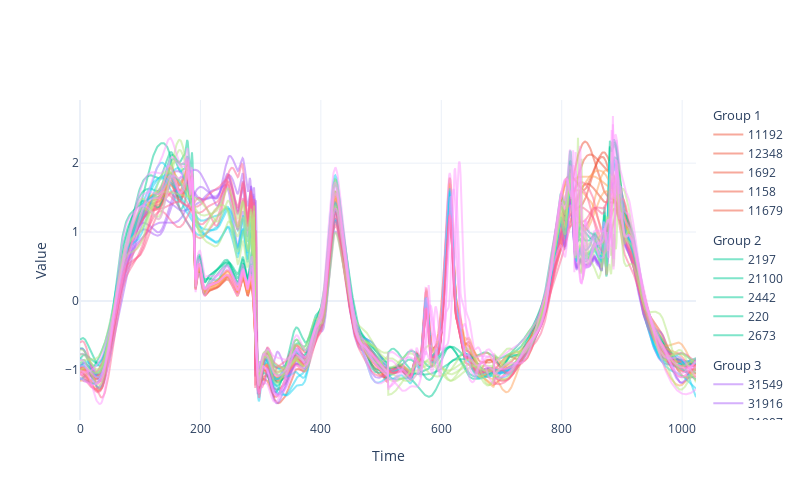

Notebook cell for this chart:
### Code cell
fig = data.plot_fig()
fig.update_layout(template = "plotly_white", height =500, width=800,
                  xaxis=dict(title="Time"),
                  yaxis=dict(title="Value"))
fig.show()

### Figure 1 — Plotly figure (JSON) as saved in the notebook; plotly's stock layout.template omitted (floating-point values rounded to 4 significant figures; data arrays with more than 128 entries replaced by an {"elided": "..."} marker saying what was removed)
{"data": [{"legendgroup": "1", "legendgrouptitle": {"text": "Group 1"}, "marker": {"color": "#EF553B"}, "name": "11192", "opacity": 0.5, "type": "scatter", "x": {"elided": "1024 int values"}, "y": {"elided": "1024 float values"}}, {"legendgroup": "1", "legendgrouptitle": {"text": "Group 1"}, "marker": {"color": "#EF553B"}, "name": "12348", "opacity": 0.5, "type": "scatter", "x": {"elided": "1024 int values"}, "y": {"elided": "1024 float values"}}, {"legendgroup": "1", "legendgrouptitle": {"text": "Group 1"}, "marker": {"color": "#EF553B"}, "name": "1692", "opacity": 0.5, "type": "scatter", "x": {"elided": "1024 int values"}, "y": {"elided": "1024 float values"}}, {"legendgroup": "1", "legendgrouptitle": {"text": "Group 1"}, "marker": {"color": "#EF553B"}, "name": "1158", "opacity": 0.5, "type": "scatter", "x": {"elided": "1024 int values"}, "y": {"elided": "1024 float values"}}, {"legendgroup": "1", "legendgrouptitle": {"text": "Group 1"}, "marker": {"color": "#EF553B"}, "name": "11679", "opacity": 0.5, "type": "scatter", "x": {"elided": "1024 int values"}, "y": {"elided": "1024 float values"}}, {"legendgroup": "2", "legendgrouptitle": {"text": "Group 2"}, "marker": {"color": "#00CC96"}, "name": "2197", "opacity": 0.5, "type": "scatter", "x": {"elided": "1024 int values"}, "y": {"elided": "1024 float values"}}, {"legendgroup": "2", "legendgrouptitle": {"text": "Group 2"}, "marker": {"color": "#00CC96"}, "name": "21100", "opacity": 0.5, "type": "scatter", "x": {"elided": "1024 int values"}, "y": {"elided": "1024 float values"}}, {"legendgroup": "2", "legendgrouptitle": {"text": "Group 2"}, "marker": {"color": "#00CC96"}, "name": "2442", "opacity": 0.5, "type": "scatter", "x": {"elided": "1024 int values"}, "y": {"elided": "1024 float values"}}, {"legendgroup": "2", "legendgrouptitle": {"text": "Group 2"}, "marker": {"color": "#00CC96"}, "name": "220", "opacity": 0.5, "type": "scatter", "x": {"elided": "1024 int values"}, "y": {"elided": "1024 float values"}}, {"legendgroup": "2", "legendgrouptitle": {"text": "Group 2"}, "marker": {"color": "#00CC96"}, "name": "2673", "opacity": 0.5, "type": "scatter", "x": {"elided": "1024 int values"}, "y": {"elided": "1024 float values"}}, {"legendgroup": "3", "legendgrouptitle": {"text": "Group 3"}, "marker": {"color": "#AB63FA"}, "name": "31549", "opacity": 0.5, "type": "scatter", "x": {"elided": "1024 int values"}, "y": {"elided": "1024 float values"}}, {"legendgroup": "3", "legendgrouptitle": {"text": "Group 3"}, "marker": {"color": "#AB63FA"}, "name": "31916", "opacity": 0.5, "type": "scatter", "x": {"elided": "1024 int values"}, "y": {"elided": "1024 float values"}}, {"legendgroup": "3", "legendgrouptitle": {"text": "Group 3"}, "marker": {"color": "#AB63FA"}, "name": "31907", "opacity": 0.5, "type": "scatter", "x": {"elided": "1024 int values"}, "y": {"elided": "1024 float values"}}, {"legendgroup": "3", "legendgrouptitle": {"text": "Group 3"}, "marker": {"color": "#AB63FA"}, "name": "31134", "opacity": 0.5, "type": "scatter", "x": {"elided": "1024 int values"}, "y": {"elided": "1024 float values"}}, {"legendgroup": "3", "legendgrouptitle": {"text": "Group 3"}, "marker": {"color": "#AB63FA"}, "name": "3392", "opacity": 0.5, "type": "scatter", "x": {"elided": "1024 int values"}, "y": {"elided": "1024 float values"}}, {"legendgroup": "4", "legendgrouptitle": {"text": "Group 4"}, "marker": {"color": "#FFA15A"}, "name": "41195", "opacity": 0.5, "type": "scatter", "x": {"elided": "1024 int values"}, "y": {"elided": "1024 float values"}}, {"legendgroup": "4", "legendgrouptitle": {"text": "Group 4"}, "marker": {"color": "#FFA15A"}, "name": "488", "opacity": 0.5, "type": "scatter", "x": {"elided": "1024 int values"}, "y": {"elided": "1024 float values"}}, {"legendgroup": "4", "legendgrouptitle": {"text": "Group 4"}, "marker": {"color": "#FFA15A"}, "name": "42046", "opacity": 0.5, "type": "scatter", "x": {"elided": "1024 int values"}, "y": {"elided": "1024 float values"}}, {"legendgroup": "4", "legendgrouptitle": {"text": "Group 4"}, "marker": {"color": "#FFA15A"}, "name": "421", "opacity": 0.5, "type": "scatter", "x": {"elided": "1024 int values"}, "y": {"elided": "1024 float values"}}, {"legendgroup": "4", "legendgrouptitle": {"text": "Group 4"}, "marker": {"color": "#FFA15A"}, "name": "42294", "opacity": 0.5, "type": "scatter", "x": {"elided": "1024 int values"}, "y": {"elided": "1024 float values"}}, {"legendgroup": "5", "legendgrouptitle": {"text": "Group 5"}, "marker": {"color": "#19D3F3"}, "name": "52011", "opacity": 0.5, "type": "scatter", "x": {"elided": "1024 int values"}, "y": {"elided": "1024 float values"}}, {"legendgroup": "5", "legendgrouptitle": {"text": "Group 5"}, "marker": {"color": "#19D3F3"}, "name": "52039", "opacity": 0.5, "type": "scatter", "x": {"elided": "1024 int values"}, "y": {"elided": "1024 float values"}}, {"legendgroup": "5", "legendgrouptitle": {"text": "Group 5"}, "marker": {"color": "#19D3F3"}, "name": "51727", "opacity": 0.5, "type": "scatter", "x": {"elided": "1024 int values"}, "y": {"elided": "1024 float values"}}, {"legendgroup": "5", "legendgrouptitle": {"text": "Group 5"}, "marker": {"color": "#19D3F3"}, "name": "5515", "opacity": 0.5, "type": "scatter", "x": {"elided": "1024 int values"}, "y": {"elided": "1024 float values"}}, {"legendgroup": "5", "legendgrouptitle": {"text": "Group 5"}, "marker": {"color": "#19D3F3"}, "name": "5987", "opacity": 0.5, "type": "scatter", "x": {"elided": "1024 int values"}, "y": {"elided": "1024 float values"}}, {"legendgroup": "6", "legendgrouptitle": {"text": "Group 6"}, "marker": {"color": "#FF6692"}, "name": "6249", "opacity": 0.5, "type": "scatter", "x": {"elided": "1024 int values"}, "y": {"elided": "1024 float values"}}, {"legendgroup": "6", "legendgrouptitle": {"text": "Group 6"}, "marker": {"color": "#FF6692"}, "name": "6372", "opacity": 0.5, "type": "scatter", "x": {"elided": "1024 int values"}, "y": {"elided": "1024 float values"}}, {"legendgroup": "6", "legendgrouptitle": {"text": "Group 6"}, "marker": {"color": "#FF6692"}, "name": "61548", "opacity": 0.5, "type": "scatter", "x": {"elided": "1024 int values"}, "y": {"elided": "1024 float values"}}, {"legendgroup": "6", "legendgrouptitle": {"text": "Group 6"}, "marker": {"color": "#FF6692"}, "name": "6837", "opacity": 0.5, "type": "scatter", "x": {"elided": "1024 int values"}, "y": {"elided": "1024 float values"}}, {"legendgroup": "6", "legendgrouptitle": {"text": "Group 6"}, "marker": {"color": "#FF6692"}, "name": "6877", "opacity": 0.5, "type": "scatter", "x": {"elided": "1024 int values"}, "y": {"elided": "1024 float values"}}, {"legendgroup": "7", "legendgrouptitle": {"text": "Group 7"}, "marker": {"color": "#B6E880"}, "name": "71272", "opacity": 0.5, "type": "scatter", "x": {"elided": "1024 int values"}, "y": {"elided": "1024 float values"}}, {"legendgroup": "7", "legendgrouptitle": {"text": "Group 7"}, "marker": {"color": "#B6E880"}, "name": "71863", "opacity": 0.5, "type": "scatter", "x": {"elided": "1024 int values"}, "y": {"elided": "1024 float values"}}, {"legendgroup": "7", "legendgrouptitle": {"text": "Group 7"}, "marker": {"color": "#B6E880"}, "name": "7169", "opacity": 0.5, "type": "scatter", "x": {"elided": "1024 int values"}, "y": {"elided": "1024 float values"}}, {"legendgroup": "7", "legendgrouptitle": {"text": "Group 7"}, "marker": {"color": "#B6E880"}, "name": "737", "opacity": 0.5, "type": "scatter", "x": {"elided": "1024 int values"}, "y": {"elided": "1024 float values"}}, {"legendgroup": "7", "legendgrouptitle": {"text": "Group 7"}, "marker": {"color": "#B6E880"}, "name": "72080", "opacity": 0.5, "type": "scatter", "x": {"elided": "1024 int values"}, "y": {"elided": "1024 float values"}}, {"legendgroup": "8", "legendgrouptitle": {"text": "Group 8"}, "marker": {"color": "#FF97FF"}, "name": "81251", "opacity": 0.5, "type": "scatter", "x": {"elided": "1024 int values"}, "y": {"elided": "1024 float values"}}, {"legendgroup": "8", "legendgrouptitle": {"text": "Group 8"}, "marker": {"color": "#FF97FF"}, "name": "81167", "opacity": 0.5, "type": "scatter", "x": {"elided": "1024 int values"}, "y": {"elided": "1024 float values"}}, {"legendgroup": "8", "legendgrouptitle": {"text": "Group 8"}, "marker": {"color": "#FF97FF"}, "name": "8693", "opacity": 0.5, "type": "scatter", "x": {"elided": "1024 int values"}, "y": {"elided": "1024 float values"}}, {"legendgroup": "8", "legendgrouptitle": {"text": "Group 8"}, "marker": {"color": "#FF97FF"}, "name": "81533", "opacity": 0.5, "type": "scatter", "x": {"elided": "1024 int values"}, "y": {"elided": "1024 float values"}}, {"legendgroup": "8", "legendgrouptitle": {"text": "Group 8"}, "marker": {"color": "#FF97FF"}, "name": "82133", "opacity": 0.5, "type": "scatter", "x": {"elided": "1024 int values"}, "y": {"elided": "1024 float values"}}], "layout": {"height": 500, "width": 800, "xaxis": {"title": {"text": "Time"}}, "yaxis": {"title": {"text": "Value"}}}}
